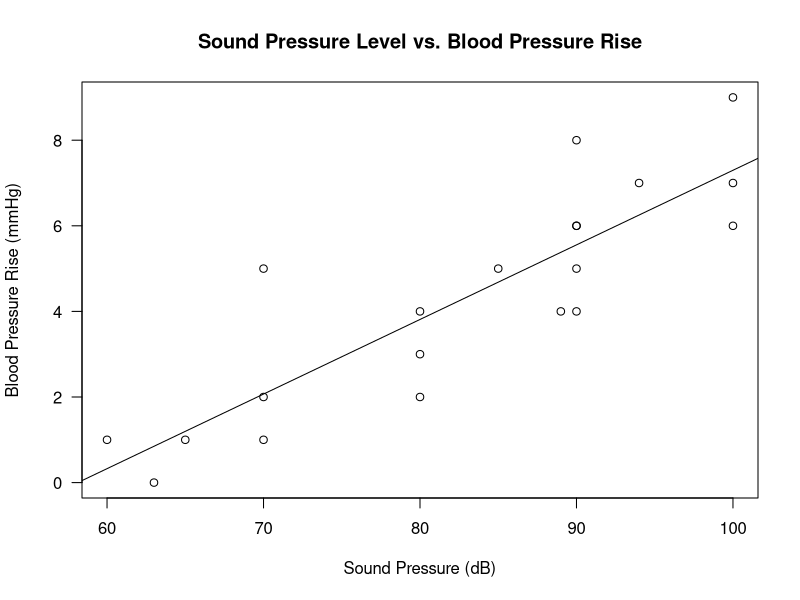
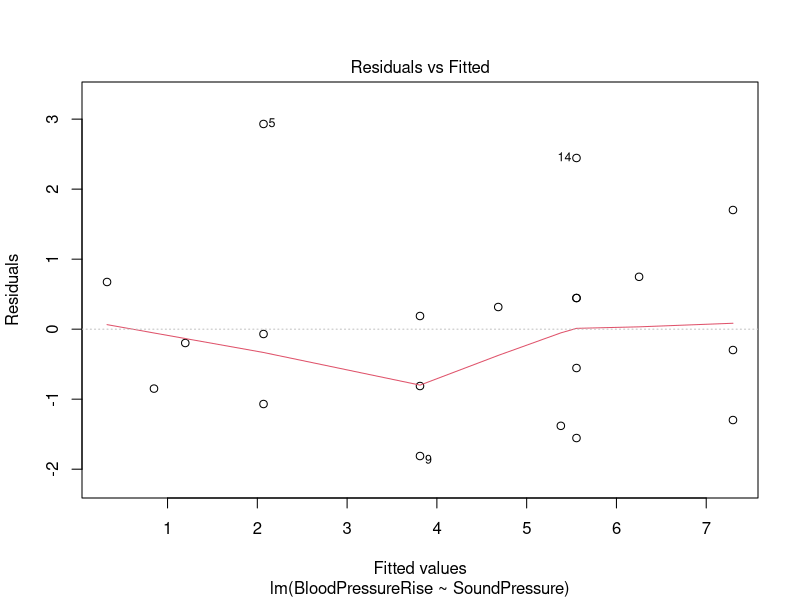
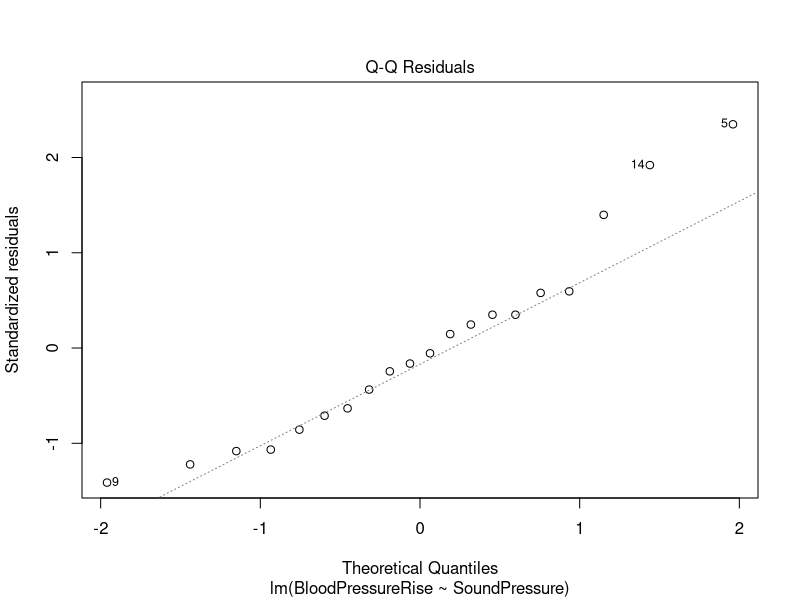
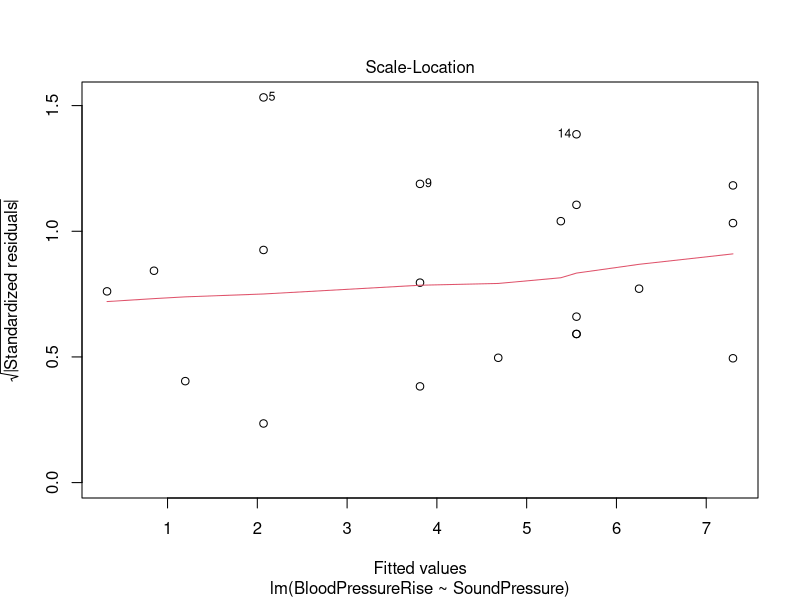
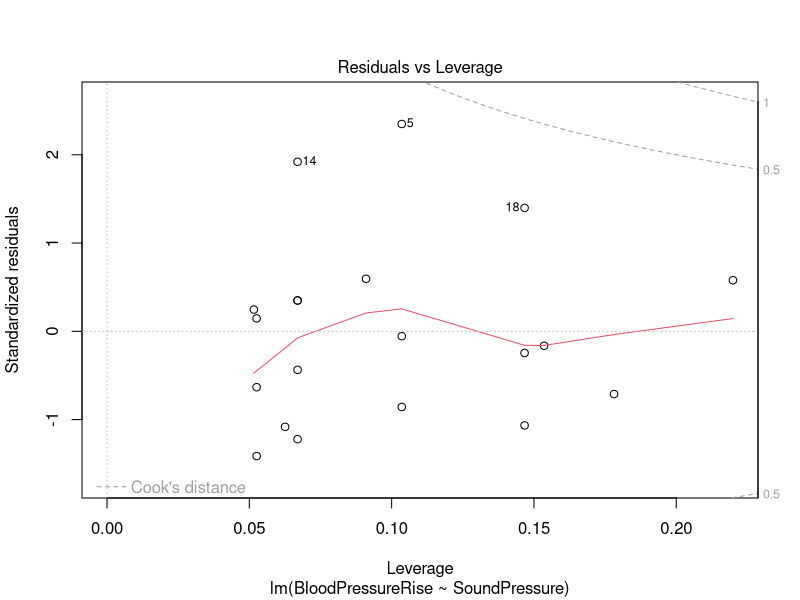

Generate these figures, in order, with R:
## ---- chunk 1
SoundPressure <- c(60, 63, 65, 70, 70, 70, 80, 90, 80, 80, 85, 89, 90, 90, 90, 90, 94, 100, 100, 100)
BloodPressureRise <- c(1, 0, 1, 2, 5, 1, 4, 6, 2, 3, 5, 4, 6, 8, 4, 5, 7, 9, 7, 6)
cor(SoundPressure, BloodPressureRise)
plot(SoundPressure, BloodPressureRise, main="Sound Pressure Level vs. Blood Pressure Rise", xlab="Sound Pressure (dB)", ylab="Blood Pressure Rise (mmHg)", las=1)
slrm <- lm(BloodPressureRise ~ SoundPressure)
summary(slrm)
coef(slrm)
abline(slrm)
plot(slrm)
